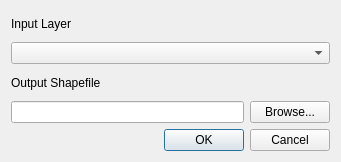
<?xml version="1.0" encoding="UTF-8"?>
<ui version="4.0">
 <class>hcmgis_fixgeometries_form</class>
 <widget class="QDialog" name="hcmgis_fixgeometries_form">
  <property name="windowModality">
   <enum>Qt::ApplicationModal</enum>
  </property>
  <property name="enabled">
   <bool>true</bool>
  </property>
  <property name="geometry">
   <rect>
    <x>0</x>
    <y>0</y>
    <width>341</width>
    <height>162</height>
   </rect>
  </property>
  <property name="mouseTracking">
   <bool>false</bool>
  </property>
  <property name="windowTitle">
   <string>Fix Geometries</string>
  </property>
  <layout class="QVBoxLayout" name="verticalLayout">
   <item>
    <widget class="QLabel" name="LblInput">
     <property name="text">
      <string>Input Layer</string>
     </property>
    </widget>
   </item>
   <item>
    <widget class="QgsMapLayerComboBox" name="CboInput"/>
   </item>
   <item>
    <widget class="QLabel" name="LblOutput_3">
     <property name="text">
      <string>Output Shapefile</string>
     </property>
    </widget>
   </item>
   <item>
    <layout class="QGridLayout" name="gridLayout">
     <item row="0" column="0">
      <widget class="QLineEdit" name="LinOutput">
       <property name="enabled">
        <bool>true</bool>
       </property>
       <property name="mouseTracking">
        <bool>true</bool>
       </property>
       <property name="focusPolicy">
        <enum>Qt::StrongFocus</enum>
       </property>
       <property name="acceptDrops">
        <bool>false</bool>
       </property>
       <property name="text">
        <string/>
       </property>
       <property name="readOnly">
        <bool>false</bool>
       </property>
      </widget>
     </item>
     <item row="0" column="1">
      <widget class="QPushButton" name="BtnOutput">
       <property name="enabled">
        <bool>true</bool>
       </property>
       <property name="font">
        <font>
         <weight>50</weight>
         <bold>false</bold>
        </font>
       </property>
       <property name="text">
        <string>Browse...</string>
       </property>
      </widget>
     </item>
    </layout>
   </item>
   <item>
    <widget class="QDialogButtonBox" name="BtnOKCancel">
     <property name="standardButtons">
      <set>QDialogButtonBox::Cancel|QDialogButtonBox::Ok</set>
     </property>
    </widget>
   </item>
  </layout>
 </widget>
 <customwidgets>
  <customwidget>
   <class>QgsMapLayerComboBox</class>
   <extends>QComboBox</extends>
   <header>qgsmaplayercombobox.h</header>
  </customwidget>
 </customwidgets>
 <resources/>
 <connections>
  <connection>
   <sender>BtnOKCancel</sender>
   <signal>accepted()</signal>
   <receiver>hcmgis_fixgeometries_form</receiver>
   <slot>accept()</slot>
   <hints>
    <hint type="sourcelabel">
     <x>251</x>
     <y>272</y>
    </hint>
    <hint type="destinationlabel">
     <x>169</x>
     <y>143</y>
    </hint>
   </hints>
  </connection>
  <connection>
   <sender>BtnOKCancel</sender>
   <signal>rejected()</signal>
   <receiver>hcmgis_fixgeometries_form</receiver>
   <slot>reject()</slot>
   <hints>
    <hint type="sourcelabel">
     <x>251</x>
     <y>272</y>
    </hint>
    <hint type="destinationlabel">
     <x>169</x>
     <y>143</y>
    </hint>
   </hints>
  </connection>
 </connections>
</ui>
